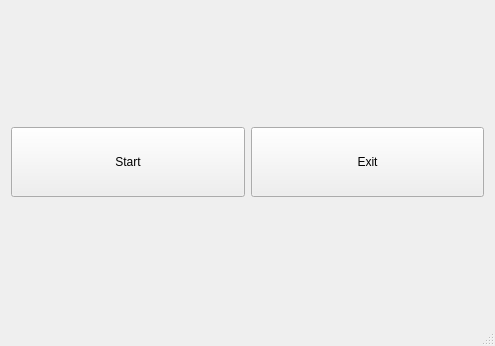
<?xml version="1.0" encoding="UTF-8"?>
<ui version="4.0">
 <class>MainWindow</class>
 <widget class="QMainWindow" name="MainWindow">
  <property name="geometry">
   <rect>
    <x>0</x>
    <y>0</y>
    <width>495</width>
    <height>346</height>
   </rect>
  </property>
  <property name="windowTitle">
   <string>MainWindow</string>
  </property>
  <widget class="QWidget" name="centralWidget">
   <layout class="QHBoxLayout" name="horizontalLayout_2">
    <item>
     <layout class="QHBoxLayout" name="horizontalLayout">
      <item>
       <widget class="QPushButton" name="pushButton">
        <property name="sizePolicy">
         <sizepolicy hsizetype="Maximum" vsizetype="Maximum">
          <horstretch>0</horstretch>
          <verstretch>0</verstretch>
         </sizepolicy>
        </property>
        <property name="maximumSize">
         <size>
          <width>600</width>
          <height>70</height>
         </size>
        </property>
        <property name="sizeIncrement">
         <size>
          <width>0</width>
          <height>0</height>
         </size>
        </property>
        <property name="baseSize">
         <size>
          <width>0</width>
          <height>0</height>
         </size>
        </property>
        <property name="text">
         <string>Start</string>
        </property>
       </widget>
      </item>
      <item>
       <widget class="QPushButton" name="pushButton_2">
        <property name="sizePolicy">
         <sizepolicy hsizetype="Maximum" vsizetype="Maximum">
          <horstretch>0</horstretch>
          <verstretch>0</verstretch>
         </sizepolicy>
        </property>
        <property name="minimumSize">
         <size>
          <width>0</width>
          <height>0</height>
         </size>
        </property>
        <property name="maximumSize">
         <size>
          <width>600</width>
          <height>70</height>
         </size>
        </property>
        <property name="sizeIncrement">
         <size>
          <width>0</width>
          <height>0</height>
         </size>
        </property>
        <property name="text">
         <string>Exit</string>
        </property>
       </widget>
      </item>
     </layout>
    </item>
   </layout>
  </widget>
  <widget class="QMenuBar" name="menuBar">
   <property name="geometry">
    <rect>
     <x>0</x>
     <y>0</y>
     <width>495</width>
     <height>22</height>
    </rect>
   </property>
  </widget>
  <widget class="QStatusBar" name="statusBar"/>
 </widget>
 <layoutdefault spacing="6" margin="11"/>
 <resources/>
 <connections>
  <connection>
   <sender>pushButton_2</sender>
   <signal>clicked()</signal>
   <receiver>MainWindow</receiver>
   <slot>close()</slot>
   <hints>
    <hint type="sourcelabel">
     <x>270</x>
     <y>147</y>
    </hint>
    <hint type="destinationlabel">
     <x>366</x>
     <y>253</y>
    </hint>
   </hints>
  </connection>
  <connection>
   <sender>pushButton</sender>
   <signal>clicked()</signal>
   <receiver>MainWindow</receiver>
   <slot>show()</slot>
   <hints>
    <hint type="sourcelabel">
     <x>128</x>
     <y>147</y>
    </hint>
    <hint type="destinationlabel">
     <x>128</x>
     <y>253</y>
    </hint>
   </hints>
  </connection>
 </connections>
</ui>
